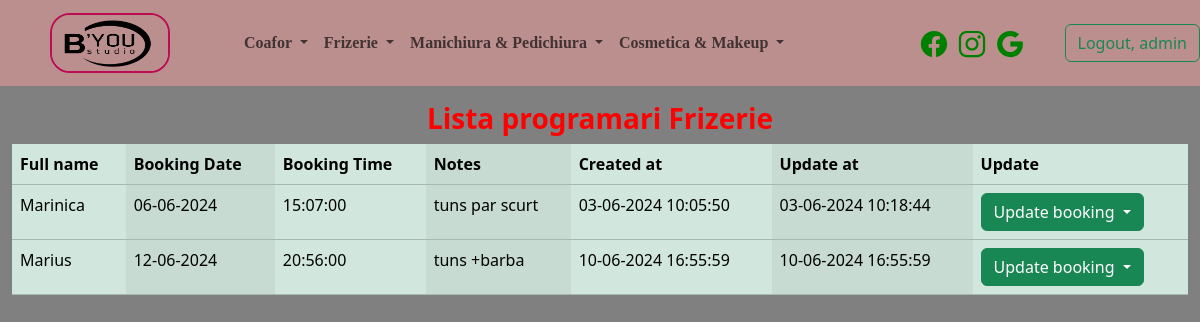
Page /list_booking_frizerie (signed in) on the earlier database version.
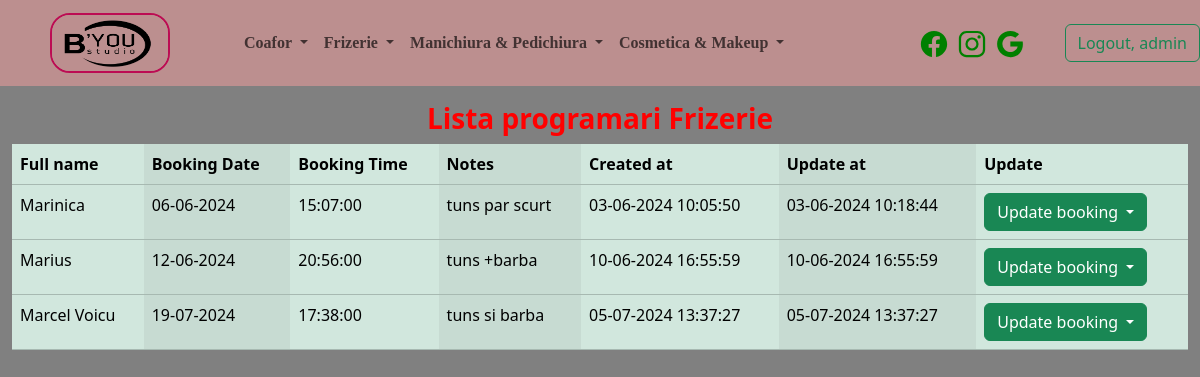
Same page on the later database version.
### frizerie/models.py (models this page shows, shortened)
class Frizerie(models.Model):
    full_name = models.CharField(max_length=40)
    booking_date = models.DateField()
    booking_time = models.TimeField()
    notes = models.TextField(max_length=400)
    created_at = models.DateTimeField(auto_now_add=True)
    updated_at = models.DateTimeField(auto_now=True)

### frizerie/views.py (the view)
# urls.py: path('list_booking_frizerie', views.FrizerieListView.as_view(), name='list_booking_frizerie'),
class FrizerieListView(LoginRequiredMixin,ListView):
    template_name = 'frizerie/list_booking_frizerie.html'
    model = Frizerie
    context_object_name = 'all_list_of_frizerie'

### templates/frizerie/list_booking_frizerie.html (shortened to what this page needs)
{% extends 'base.html' %}
{% block content %}
    <div class="container-fluid">
        <div class="row">
            <div class="col-sm-12 col-md-12 gy-3">
             <div class="text">
                <h3 class="text-center" style="color: red; font-weight: bolder">Lista programari Frizerie</h3>
            </div>
                <table class="table table-success table-striped-columns">
                    <thead>
                        <tr>
                            <th>Full name</th>
                            <th>Booking Date</th>
                            <th>Booking Time</th>
                            <th>Notes</th>
                            <th>Created at</th>
                            <th>Update at</th>
                            <th>Update</th>
                        </tr>
                    </thead>
                    <tbody>
                        {% for rezervare in all_list_of_frizerie %}
                            <tr>
                                <td>{{ rezervare.full_name }}</td>
                                <td>{{ rezervare.booking_date|date:"d-m-Y" }}</td>
                                <td>{{ rezervare.booking_time|time:"H:i:s" }}</td>
                                <td>{{ rezervare.notes }}</td>
                                <td>{{ rezervare.created_at|date:"d-m-Y H:i:s" }}</td>
                                <td>{{ rezervare.updated_at|date:"d-m-Y H:i:s" }}</td>
                                <td>
                                <div class="dropdown">
                                    <button class="btn btn-success dropdown-toggle" type="button"
                                            data-bs-toggle="dropdown" aria-expanded="false">
                                        Update booking
                                    </button>
                                </div>
                            </td>
                            </tr>
                        {% endfor %}
                    </tbody>
                </table>
            </div>
        </div>
    </div>
{% endblock %}

Differences in the rows shown:
added Frizerie: full_name "Marcel Voicu", booking_date "19-07-2024", booking_time "17:38:00", notes "tuns si barba", created_at "05-07-2024 13:37:27", updated_at "05-07-2024 13:37:27"
